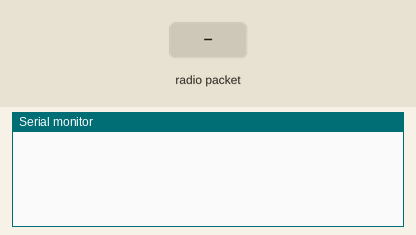
A sketch run on a simulated Arduino Uno, built with avr-gcc and run on an emulated ATmega328P. On the bench: the last lines printed to the serial monitor. The inputs (shaded band) are chosen by the test bench. No radio packets arrive unless stated.

Above: at 1.2 s.
1.3 s: radio packet "1" arrives
At 2.4 s:
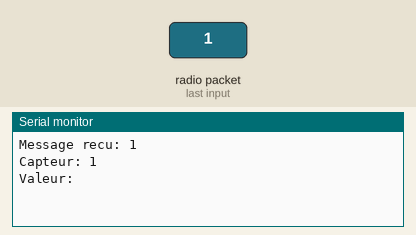
2.8 s: radio packet "0" arrives
At 3.5 s:
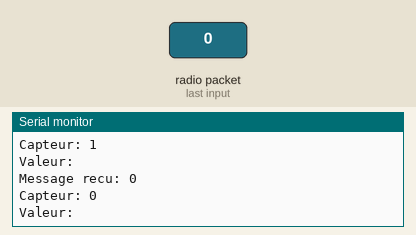
4.3 s: radio packet "2" arrives
At 4.6 s:
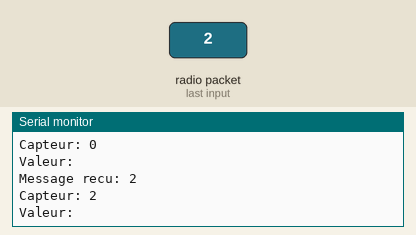

Measured:
- after the input at 1.3 s, the serial monitor: prints a new line at once (image 1)
- after the input at 2.8 s, the serial monitor: prints a new line at once (image 2)
- after the input at 4.3 s, the serial monitor: prints a new line at once (image 3)

The sketch:

Recepteur_Test_433.ino
```cpp
/**************************************************************
 * Affiche sur le moniteur serie le nombre entier reçu.
 * Sketch du récepteur (branché à la pin 11, par défaut).
 * http://electroniqueamateur.blogspot.com/2014/01/modules-rf-433-mhz-virtualwire-et.html
 ***************************************************************/

#include <VirtualWire.h>


char Message[VW_MAX_MESSAGE_LEN];

void setup() {
  Serial.begin(9600);
  vw_set_rx_pin(11);
  vw_setup(2000);   // Bits par seconde

  vw_rx_start();

}

void loop(){
  uint8_t buf[VW_MAX_MESSAGE_LEN];
  uint8_t buflen = VW_MAX_MESSAGE_LEN;
  char msg[3];

  if (vw_get_message(buf, &buflen))
  {
    int i;

    for (i = 0; i < buflen; i++)
    {
      msg[i] = char(buf[i]);
    }

  msg[buflen] = '\0';
  Serial.print("Message recu: ");
  Serial.println(msg);
    // Conversion du tableau de chars en int:


    Serial.print("Capteur: ");
    Serial.println(subString(msg,0,1));

    Serial.print("Valeur: ");
    Serial.println(subString(msg,1,strlen(msg)-1));

  }
}

char* subString(char* arr, int begin, int len)
{
    char* res = new char[len];
    for (int i = 0; i < len; i++)
        res[i] = *(arr + begin + i);
    res[len] = 0;
    return res;
}
```
